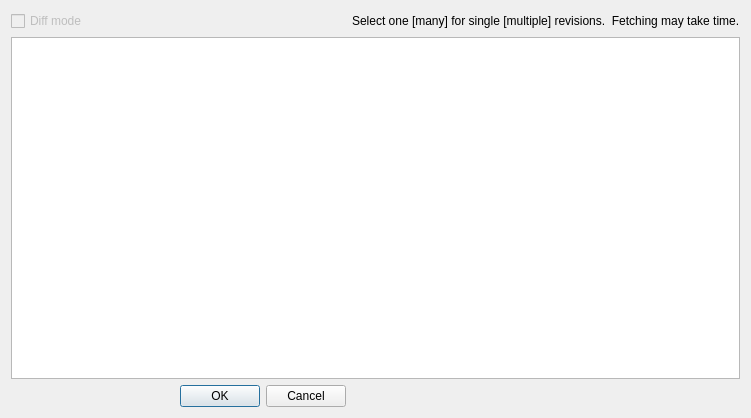
<?xml version="1.0" encoding="UTF-8"?>
<ui version="4.0">
 <class>view_dlg</class>
 <widget class="QDialog" name="view_dlg">
  <property name="geometry">
   <rect>
    <x>0</x>
    <y>0</y>
    <width>751</width>
    <height>418</height>
   </rect>
  </property>
  <property name="sizePolicy">
   <sizepolicy hsizetype="Expanding" vsizetype="Expanding">
    <horstretch>0</horstretch>
    <verstretch>0</verstretch>
   </sizepolicy>
  </property>
  <property name="windowTitle">
   <string>Revisions selection</string>
  </property>
  <property name="modal">
   <bool>false</bool>
  </property>
  <layout class="QGridLayout" name="gridLayout">
   <item row="0" column="0">
    <widget class="QCheckBox" name="diffmode_chk">
     <property name="enabled">
      <bool>false</bool>
     </property>
     <property name="toolTip">
      <string>Check to go to diff mode for any two revisions</string>
     </property>
     <property name="text">
      <string>Diff mode</string>
     </property>
    </widget>
   </item>
   <item row="0" column="1">
    <widget class="QLabel" name="label">
     <property name="text">
      <string>Select one [many] for single [multiple] revisions.  Fetching may take time.</string>
     </property>
    </widget>
   </item>
   <item row="1" column="0" colspan="2">
    <layout class="QVBoxLayout" name="Vlayout" stretch="0">
     <item>
      <widget class="QTableWidget" name="tblw">
       <property name="wordWrap">
        <bool>true</bool>
       </property>
       <property name="cornerButtonEnabled">
        <bool>true</bool>
       </property>
       <attribute name="horizontalHeaderStretchLastSection">
        <bool>false</bool>
       </attribute>
       <attribute name="verticalHeaderVisible">
        <bool>false</bool>
       </attribute>
       <attribute name="verticalHeaderStretchLastSection">
        <bool>false</bool>
       </attribute>
      </widget>
     </item>
    </layout>
   </item>
   <item row="2" column="0">
    <widget class="QDialogButtonBox" name="buttonBox">
     <property name="orientation">
      <enum>Qt::Horizontal</enum>
     </property>
     <property name="standardButtons">
      <set>QDialogButtonBox::Cancel|QDialogButtonBox::Ok</set>
     </property>
    </widget>
   </item>
  </layout>
 </widget>
 <resources/>
 <connections>
  <connection>
   <sender>buttonBox</sender>
   <signal>accepted()</signal>
   <receiver>view_dlg</receiver>
   <slot>accept()</slot>
   <hints>
    <hint type="sourcelabel">
     <x>248</x>
     <y>254</y>
    </hint>
    <hint type="destinationlabel">
     <x>157</x>
     <y>274</y>
    </hint>
   </hints>
  </connection>
  <connection>
   <sender>buttonBox</sender>
   <signal>rejected()</signal>
   <receiver>view_dlg</receiver>
   <slot>reject()</slot>
   <hints>
    <hint type="sourcelabel">
     <x>316</x>
     <y>260</y>
    </hint>
    <hint type="destinationlabel">
     <x>286</x>
     <y>274</y>
    </hint>
   </hints>
  </connection>
 </connections>
</ui>
